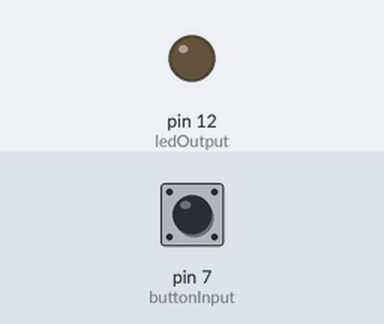
A sketch run on a simulated Arduino Uno, built with avr-gcc and run on an emulated ATmega328P. On the bench: output pins drawn as LEDs (lit = HIGH). Dashed ring = blinking. The test bench sets the inputs (shaded band); at power-on: pin 7 (buttonInput) HIGH.

Above: at 1.2 s.
1.3 s: pin 7 (buttonInput) pulled LOW for 0.15 s
At 1.57 s:
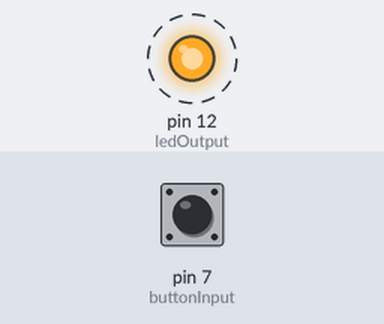
4.3 s: pin 7 (buttonInput) pulled LOW for 1 s
7.3 s: pin 7 (buttonInput) pulled LOW for 3.2 s
At 10.75 s:
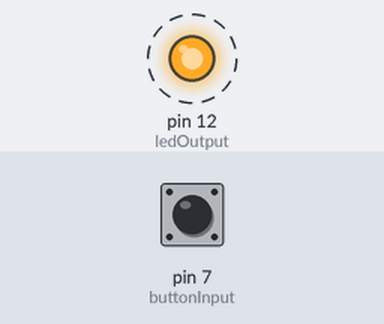
Timing chart, 0 to 18.5 s (numbered marks = the images above; inputs shaded):
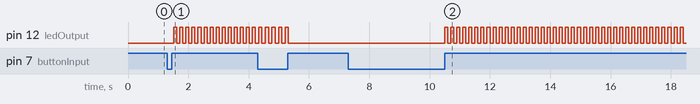

The sketch:

ledFlash.ino
```cpp
//First Program

int buttonInput = 7;
int ledOutput = 12;
int startLed;

void setup()
{
  pinMode(buttonInput, INPUT);
  pinMode(ledOutput, OUTPUT);
}

boolean debounce()
{
  boolean current = digitalRead(buttonInput);
  if(!current)
  {
    delay(10);
    current = digitalRead(buttonInput);
  }
  return current;
}

enum buttonStates{buttonOn, buttonOff} buttonState;
void buttonRead()
{
  switch(buttonState)
  {
    case -1:
    {
      buttonState = buttonOff;
      break;
    }
    case buttonOn:
    {
      if(debounce() == LOW)
      {
        buttonState = buttonOff;
      }
      break;
    }
    case buttonOff:
    {
      if(debounce() == HIGH)
      {
        buttonState = buttonOn;
        startLed = (~startLed)&0x01;
      }
      break;
    }
    default:
    {
      buttonState = buttonOff;
      break;
    }
  }
}

enum ledStates{ledOn, ledOff} ledState;
void ledFlash()
{
  switch(ledState)
  {
     case -1:
     {
       ledState = ledOff;
       break;
     }
     case ledOn:
     {
       ledState = ledOff;
       digitalWrite(ledOutput, LOW);
       break;
     }
     case ledOff:
     {
       if(startLed == 1)
       {
         ledState = ledOn;
         digitalWrite(ledOutput, HIGH);
       }
       break;
     }
     default:
     {
       ledState = ledOff;
       break;
     }
  }
}

void loop()
{
  buttonRead();
  ledFlash();
  delay(100);
}
```

Measured:
- after the input at 1.3 s, pin 12 (ledOutput): alternates HIGH for 0.10 s and LOW for 0.10 s, starting after 0.22 s
- after the input at 7.3 s, pin 12 (ledOutput): alternates HIGH for 0.10 s and LOW for 0.10 s, starting after 3.2 s
